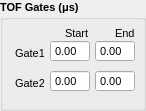
  <widget class="QGroupBox" name="groupBox_TOF">
   <property name="geometry">
    <rect>
     <x>580</x>
     <y>5</y>
     <width>146</width>
     <height>111</height>
    </rect>
   </property>
   <property name="font">
    <font>
     <family>Tahoma</family>
     <pointsize>8</pointsize>
     <weight>75</weight>
     <bold>true</bold>
     <kerning>true</kerning>
    </font>
   </property>
   <property name="title">
    <string>TOF Gates (μs)</string>
   </property>
   <widget class="QLabel" name="label_23">
    <property name="geometry">
     <rect>
      <x>65</x>
      <y>25</y>
      <width>29</width>
      <height>16</height>
     </rect>
    </property>
    <property name="sizePolicy">
     <sizepolicy hsizetype="Preferred" vsizetype="Preferred">
      <horstretch>0</horstretch>
      <verstretch>4</verstretch>
     </sizepolicy>
    </property>
    <property name="maximumSize">
     <size>
      <width>16777215</width>
      <height>25</height>
     </size>
    </property>
    <property name="font">
     <font>
      <weight>50</weight>
      <bold>false</bold>
     </font>
    </property>
    <property name="layoutDirection">
     <enum>Qt::RightToLeft</enum>
    </property>
    <property name="text">
     <string>Start</string>
    </property>
   </widget>
   <widget class="QLabel" name="label_24">
    <property name="geometry">
     <rect>
      <x>115</x>
      <y>25</y>
      <width>29</width>
      <height>16</height>
     </rect>
    </property>
    <property name="sizePolicy">
     <sizepolicy hsizetype="Preferred" vsizetype="Preferred">
      <horstretch>0</horstretch>
      <verstretch>4</verstretch>
     </sizepolicy>
    </property>
    <property name="maximumSize">
     <size>
      <width>16777215</width>
      <height>25</height>
     </size>
    </property>
    <property name="font">
     <font>
      <weight>50</weight>
      <bold>false</bold>
     </font>
    </property>
    <property name="layoutDirection">
     <enum>Qt::RightToLeft</enum>
    </property>
    <property name="text">
     <string>End</string>
    </property>
   </widget>
   <widget class="QLabel" name="label_16">
    <property name="geometry">
     <rect>
      <x>15</x>
      <y>45</y>
      <width>29</width>
      <height>16</height>
     </rect>
    </property>
    <property name="sizePolicy">
     <sizepolicy hsizetype="Preferred" vsizetype="Preferred">
      <horstretch>0</horstretch>
      <verstretch>4</verstretch>
     </sizepolicy>
    </property>
    <property name="maximumSize">
     <size>
      <width>16777215</width>
      <height>25</height>
     </size>
    </property>
    <property name="font">
     <font>
      <weight>50</weight>
      <bold>false</bold>
     </font>
    </property>
    <property name="text">
     <string>Gate1</string>
    </property>
   </widget>
   <widget class="QDoubleSpinBox" name="inp_gate1Start">
    <property name="geometry">
     <rect>
      <x>50</x>
      <y>40</y>
      <width>40</width>
      <height>22</height>
     </rect>
    </property>
    <property name="sizePolicy">
     <sizepolicy hsizetype="Fixed" vsizetype="Fixed">
      <horstretch>0</horstretch>
      <verstretch>0</verstretch>
     </sizepolicy>
    </property>
    <property name="minimumSize">
     <size>
      <width>40</width>
      <height>22</height>
     </size>
    </property>
    <property name="maximumSize">
     <size>
      <width>40</width>
      <height>16777215</height>
     </size>
    </property>
    <property name="font">
     <font>
      <weight>50</weight>
      <bold>false</bold>
     </font>
    </property>
    <property name="mouseTracking">
     <bool>true</bool>
    </property>
    <property name="wrapping">
     <bool>false</bool>
    </property>
    <property name="frame">
     <bool>true</bool>
    </property>
    <property name="buttonSymbols">
     <enum>QAbstractSpinBox::NoButtons</enum>
    </property>
    <property name="keyboardTracking">
     <bool>true</bool>
    </property>
    <property name="maximum">
     <double>1000.000000000000000</double>
    </property>
   </widget>
   <widget class="QDoubleSpinBox" name="inp_gate1Stop">
    <property name="geometry">
     <rect>
      <x>95</x>
      <y>40</y>
      <width>40</width>
      <height>22</height>
     </rect>
    </property>
    <property name="sizePolicy">
     <sizepolicy hsizetype="Fixed" vsizetype="Fixed">
      <horstretch>0</horstretch>
      <verstretch>0</verstretch>
     </sizepolicy>
    </property>
    <property name="minimumSize">
     <size>
      <width>40</width>
      <height>22</height>
     </size>
    </property>
    <property name="maximumSize">
     <size>
      <width>40</width>
      <height>16777215</height>
     </size>
    </property>
    <property name="font">
     <font>
      <weight>50</weight>
      <bold>false</bold>
     </font>
    </property>
    <property name="mouseTracking">
     <bool>true</bool>
    </property>
    <property name="wrapping">
     <bool>false</bool>
    </property>
    <property name="frame">
     <bool>true</bool>
    </property>
    <property name="buttonSymbols">
     <enum>QAbstractSpinBox::NoButtons</enum>
    </property>
    <property name="keyboardTracking">
     <bool>true</bool>
    </property>
    <property name="maximum">
     <double>1000.000000000000000</double>
    </property>
   </widget>
   <widget class="QLabel" name="label_17">
    <property name="geometry">
     <rect>
      <x>15</x>
      <y>75</y>
      <width>29</width>
      <height>16</height>
     </rect>
    </property>
    <property name="sizePolicy">
     <sizepolicy hsizetype="Preferred" vsizetype="Preferred">
      <horstretch>0</horstretch>
      <verstretch>4</verstretch>
     </sizepolicy>
    </property>
    <property name="maximumSize">
     <size>
      <width>16777215</width>
      <height>25</height>
     </size>
    </property>
    <property name="font">
     <font>
      <weight>50</weight>
      <bold>false</bold>
     </font>
    </property>
    <property name="text">
     <string>Gate2</string>
    </property>
   </widget>
   <widget class="QDoubleSpinBox" name="inp_gate2Start">
    <property name="geometry">
     <rect>
      <x>50</x>
      <y>70</y>
      <width>40</width>
      <height>22</height>
     </rect>
    </property>
    <property name="sizePolicy">
     <sizepolicy hsizetype="Fixed" vsizetype="Fixed">
      <horstretch>0</horstretch>
      <verstretch>0</verstretch>
     </sizepolicy>
    </property>
    <property name="minimumSize">
     <size>
      <width>40</width>
      <height>22</height>
     </size>
    </property>
    <property name="maximumSize">
     <size>
      <width>40</width>
      <height>16777215</height>
     </size>
    </property>
    <property name="font">
     <font>
      <weight>50</weight>
      <bold>false</bold>
     </font>
    </property>
    <property name="mouseTracking">
     <bool>true</bool>
    </property>
    <property name="wrapping">
     <bool>false</bool>
    </property>
    <property name="frame">
     <bool>true</bool>
    </property>
    <property name="buttonSymbols">
     <enum>QAbstractSpinBox::NoButtons</enum>
    </property>
    <property name="keyboardTracking">
     <bool>true</bool>
    </property>
    <property name="maximum">
     <double>1000.000000000000000</double>
    </property>
   </widget>
   <widget class="QDoubleSpinBox" name="inp_gate2Stop">
    <property name="geometry">
     <rect>
      <x>95</x>
      <y>70</y>
      <width>40</width>
      <height>22</height>
     </rect>
    </property>
    <property name="sizePolicy">
     <sizepolicy hsizetype="Fixed" vsizetype="Fixed">
      <horstretch>0</horstretch>
      <verstretch>0</verstretch>
     </sizepolicy>
    </property>
    <property name="minimumSize">
     <size>
      <width>40</width>
      <height>22</height>
     </size>
    </property>
    <property name="maximumSize">
     <size>
      <width>40</width>
      <height>16777215</height>
     </size>
    </property>
    <property name="font">
     <font>
      <weight>50</weight>
      <bold>false</bold>
     </font>
    </property>
    <property name="mouseTracking">
     <bool>true</bool>
    </property>
    <property name="wrapping">
     <bool>false</bool>
    </property>
    <property name="frame">
     <bool>true</bool>
    </property>
    <property name="buttonSymbols">
     <enum>QAbstractSpinBox::NoButtons</enum>
    </property>
    <property name="keyboardTracking">
     <bool>true</bool>
    </property>
    <property name="maximum">
     <double>1000.000000000000000</double>
    </property>
    <property name="singleStep">
     <double>0.000000000000000</double>
    </property>
   </widget>
  </widget>
